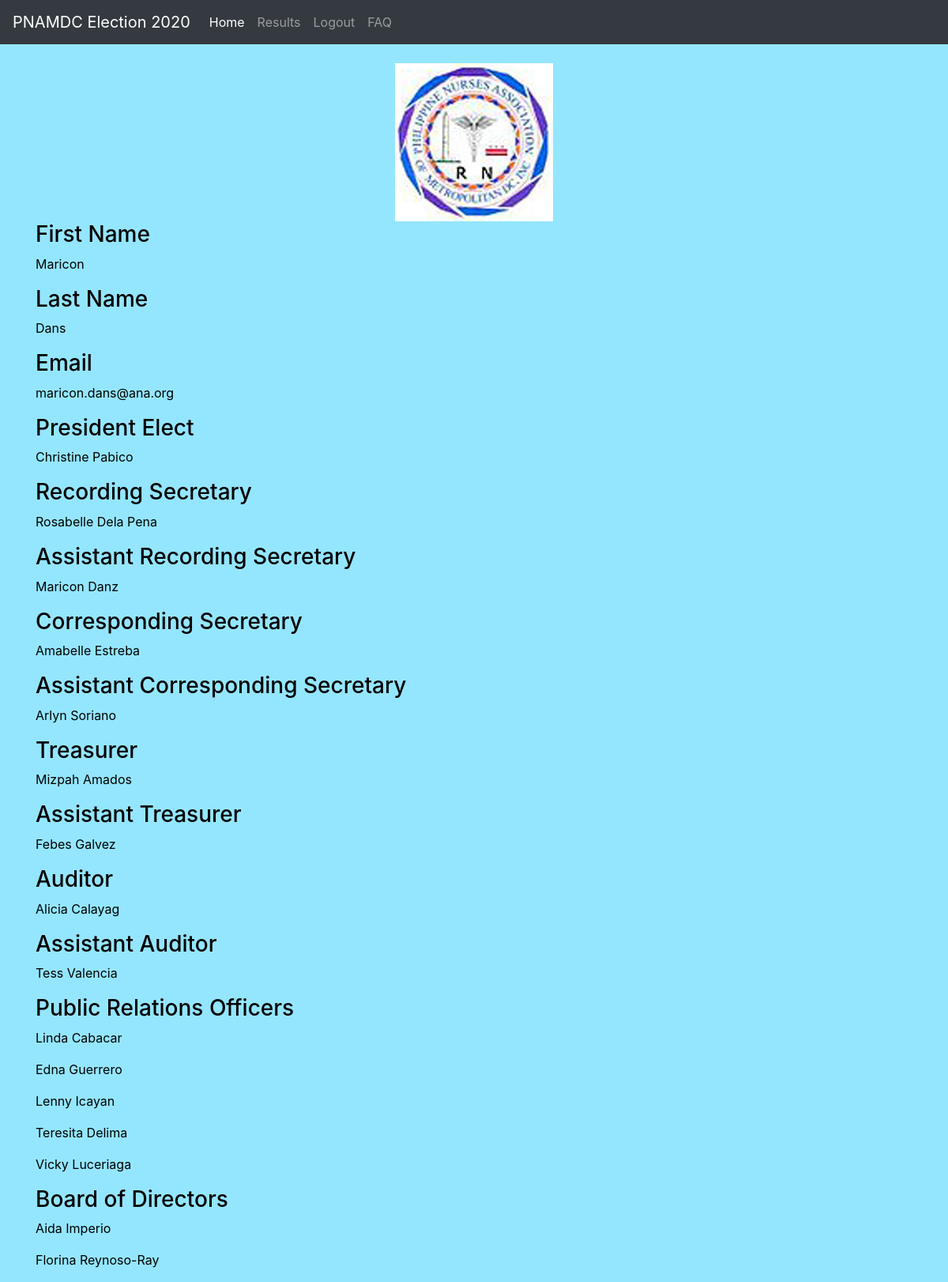
Page /list_subs/rve6ydpo/ (signed in) on the committed database.
### Users/models.py (models this page shows)
class Subs(models.Model):
    SELECTIONS_1 = (
        ("Candidate A", "Candidate A"),
        ("Candidate B", "Candidate B"),
        ("Candidate C", "Candidate C"),
        ("Candidate D", "Candidate D"),
    )
    SELECTIONS_4 = (
        ("Candidate A", "Candidate A"),
        ("Candidate B", "Candidate B"),
        ("Candidate C", "Candidate C"),
        ("Candidate D", "Candidate D"),
        ("Candidate E", "Candidate E"),
        ("Candidate F", "Candidate F"),
        ("Candidate G", "Candidate G"),
        ("Candidate 1", "Candidate 1"),
        ("Candidate 2", "Candidate 2"),
        ("Candidate 3", "Candidate 3"),
        ("Candidate 4", "Candidate 4"),
        ("Candidate 5", "Candidate 5")
    )
    PRESIDENT_ELECT = (
        ("Christine Pabico", "Christine Pabico"),
        ("Abstain", "Abstain"),
    )
    RECORDING_SECRETARY = (
        ("Rosabelle Dela Pena", "Rosabelle Dela Pena"),
        ("Abstain", "Abstain"),
    )
    ASSISTANT_RECORDING_SECRETARY = (
        ("Maricon Danz", "Maricon Danz"),
        ("Abstain", "Abstain"),
    )
    CORRESPONDING_SECRETARY = (
        ("Amabelle Estreba", "Amabelle Estreba"),
        ("Abstain", "Abstain"),
    )
    ASSISTANT_CORRESPONDING_SECRETARY = (
        ("Arlyn Soriano", "Arlyn Soriano"),
        ("Abstain", "Abstain"),
    )
    TREASURER = (
        ("Mizpah Amados", "Mizpah Amados"),
        ("Abstain", "Abstain"),
    )
    ASSISTANT_TREASURER = (
        ("Febes Galvez", "Febes Galvez"),
        ("Abstain", "Abstain"),
    )
    AUDITOR = (
        ("Alicia Calayag", "Alicia Calayag"),
        ("Abstain", "Abstain"),
    )
    PRO = (
        ("Linda Cabacar", "Linda Cabacar"),
        ("Edna Guerrero", "Edna Guerrero"),
        ("Lenny Icayan", "Lenny Icayan"),
        ("Teresita Delima", "Teresita Delima"),
        ("Vicky Luceriaga", "Vicky Luceriaga"),
        ("Abstain", "Abstain")
    )
    BOARD_OF_DIRECTORS = (
        ("Resurreccion Jao", "Resurrecction Jao"),
        ("Prima Colburn", "Prima Colburn"),
        ("Aida Imperio", "Aida Imperio"),
        ("Elsa Aquino", "Elsa Aquino"),
        ("Florina Reynoso-Ray", "Florina Reynoso-Ray"),
        ("Abstain", "Abstain"),
    )
    ASSISTANT_AUDITOR = (
        ("Tess Valencia", "Tess Valencia"),
        ("Abstain", "Abstain")
    )
    first_name = models.CharField(max_length = 100)
    last_name = models.CharField(max_length = 100)
    email = models.EmailField(max_length = 100)
    slug = models.SlugField(max_length = 250)
    random_key = models.CharField(max_length = 250, blank = True)
    admin_email = models.EmailField(max_length = 100, default = 'admin_user@gmail.com')
    question_1 = models.CharField(max_length = 100, default = '', choices = PRESIDENT_ELECT)
    question_2 = models.CharField(max_length = 100, default = '', choices = RECORDING_SECRETARY)
    question_3 = models.CharField(max_length = 100, default = '', choices = ASSISTANT_RECORDING_SECRETARY)
    question_4 = MultiSelectField(choices = PRO, default = '')
    question_5 = MultiSelectField(choices = BOARD_OF_DIRECTORS, default = '')
    question_6 = models.CharField(max_length=100, default='', choices=CORRESPONDING_SECRETARY)
    question_7 = models.CharField(max_length=100, default='', choices=ASSISTANT_CORRESPONDING_SECRETARY)
    question_8 = models.CharField(max_length=100, default='', choices=TREASURER)
    question_9 = models.CharField(max_length=100, default='', choices=ASSISTANT_TREASURER)
    question_10 = models.CharField(max_length=100, default='', choices=AUDITOR)
    question_11 = models.CharField(max_length = 100, default = '', choices = ASSISTANT_AUDITOR)

### Users/views.py (the view)
# urls.py: path('<slug:slug>/', views.SubmissionDetail.as_view(), name = 'Users-specifics'),
class SubmissionDetail(LoginRequiredMixin, DetailView):
    queryset = Subs.objects.all()
    template_name = 'Users/specifics.html'

### Users/templates/Users/specifics.html (shortened to what this page needs)
{% extends "Submission/base.html" %}
{% load crispy_forms_tags %}
{% block content %}
    <div class="content-section">
            <h3>First Name</h3>
            <p style = "word-wrap: break-word">{{ object.first_name }}</p>
            <h3>Last Name</h3>
            <p style = "word-wrap: break-word">{{ object.last_name }}</p>
            <h3>Email</h3>
            <p style = "word-wrap: break-word">{{ object.email }}</p>
            <h3>President Elect</h3>
            <p style = "word-wrap: break-word">{{ object.question_1 }}</p>
            <h3>Recording Secretary</h3>
            <p style = "word-wrap: break-word">{{ object.question_2 }}</p>
            <h3>Assistant Recording Secretary</h3>
            <p style = "word-wrap: break-word">{{ object.question_3 }}</p>
            <h3>Corresponding Secretary</h3>
            <p style = "word-wrap: break-word">{{ object.question_6 }}</p>
            <h3>Assistant Corresponding Secretary</h3>
            <p style = "word-wrap: break-word">{{ object.question_7 }}</p>
            <h3>Treasurer</h3>
            <p style = "word-wrap: break-word">{{ object.question_8 }}</p>
            <h3>Assistant Treasurer</h3>
            <p style = "word-wrap: break-word">{{ object.question_9 }}</p>
            <h3>Auditor</h3>
            <p style = "word-wrap: break-word">{{ object.question_10 }}</p>
            <h3>Assistant Auditor</h3>
            <p style = "word-wrap: break-word">{{ object.question_11 }}</p>
            <h3>Public Relations Officers</h3>
            {% for name in object.question_4 %}
                <p style = "word-wrap: break-word">{{ name }}</p>
            {% endfor %}
            <h3>Board of Directors</h3>
            {% for name in object.question_5 %}
                <p style = "word-wrap: break-word">{{ name }}</p>
            {% endfor %}
    </div>
{% endblock content %}

### Submission/templates/Submission/base.html (style rules this page uses)
h1, h2, h3, h4, h5, h6, p, a, label, legend, fieldset { color: black }
body { background-color: #94e6ff; }

### rows in the picture
Subs: first_name "Maricon", last_name "Dans", email "maricon.dans@ana.org", question_1 "Christine Pabico", question_2 "Rosabelle Dela Pena", question_3 "Maricon Danz", question_6 "Amabelle Estreba", question_7 "Arlyn Soriano", question_8 "Mizpah Amados", question_9 "Febes Galvez", question_10 "Alicia Calayag", question_11 "Tess Valencia"

### other values in the picture
{{ name }} "Linda Cabacar" "Edna Guerrero" "Lenny Icayan" "Teresita Delima" "Vicky Luceriaga"
{{ name }} "Aida Imperio" "Florina Reynoso-Ray"
